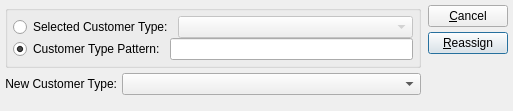
<?xml version="1.0" encoding="UTF-8"?>
<ui version="4.0">
 <comment>This file is part of the xTuple ERP: PostBooks Edition, a free and
open source Enterprise Resource Planning software suite,
Copyright (c) 1999-2019 by OpenMFG LLC, d/b/a xTuple.
It is licensed to you under the Common Public Attribution License
version 1.0, the full text of which (including xTuple-specific Exhibits)
is available at www.xtuple.com/CPAL.  By using this software, you agree
to be bound by its terms.</comment>
 <class>reassignCustomerTypeByCustomerType</class>
 <widget class="QDialog" name="reassignCustomerTypeByCustomerType">
  <property name="geometry">
   <rect>
    <x>0</x>
    <y>0</y>
    <width>513</width>
    <height>111</height>
   </rect>
  </property>
  <property name="windowTitle">
   <string>Reassign Customer Type by Customer Type</string>
  </property>
  <layout class="QHBoxLayout">
   <property name="spacing">
    <number>7</number>
   </property>
   <property name="margin">
    <number>5</number>
   </property>
   <item>
    <layout class="QVBoxLayout">
     <property name="spacing">
      <number>0</number>
     </property>
     <property name="margin">
      <number>0</number>
     </property>
     <item>
      <layout class="QVBoxLayout">
       <property name="spacing">
        <number>5</number>
       </property>
       <property name="margin">
        <number>0</number>
       </property>
       <item>
        <widget class="QGroupBox" name="_classcodeGroup">
         <property name="title">
          <string/>
         </property>
         <layout class="QVBoxLayout">
          <property name="spacing">
           <number>0</number>
          </property>
          <property name="margin">
           <number>5</number>
          </property>
          <item>
           <layout class="QHBoxLayout">
            <property name="spacing">
             <number>5</number>
            </property>
            <property name="margin">
             <number>0</number>
            </property>
            <item>
             <widget class="QRadioButton" name="_selectedCustomerType">
              <property name="text">
               <string>Selected Customer Type:</string>
              </property>
             </widget>
            </item>
            <item>
             <widget class="XComboBox" name="_customerTypes">
              <property name="enabled">
               <bool>false</bool>
              </property>
              <property name="sizePolicy">
               <sizepolicy hsizetype="Expanding" vsizetype="Fixed">
                <horstretch>0</horstretch>
                <verstretch>0</verstretch>
               </sizepolicy>
              </property>
             </widget>
            </item>
           </layout>
          </item>
          <item>
           <layout class="QHBoxLayout">
            <property name="spacing">
             <number>5</number>
            </property>
            <property name="margin">
             <number>0</number>
            </property>
            <item>
             <widget class="QRadioButton" name="_customerTypePattern">
              <property name="text">
               <string>Customer Type Pattern:</string>
              </property>
              <property name="checked">
               <bool>true</bool>
              </property>
             </widget>
            </item>
            <item>
             <widget class="XLineEdit" name="_customerType"/>
            </item>
           </layout>
          </item>
         </layout>
        </widget>
       </item>
       <item>
        <layout class="QHBoxLayout">
         <property name="spacing">
          <number>5</number>
         </property>
         <property name="margin">
          <number>0</number>
         </property>
         <item>
          <widget class="QLabel" name="_newCustomerTypeLit">
           <property name="text">
            <string>New Customer Type:</string>
           </property>
           <property name="alignment">
            <set>Qt::AlignRight|Qt::AlignTrailing|Qt::AlignVCenter</set>
           </property>
          </widget>
         </item>
         <item>
          <widget class="XComboBox" name="_newCustomerType">
           <property name="sizePolicy">
            <sizepolicy hsizetype="Expanding" vsizetype="Fixed">
             <horstretch>0</horstretch>
             <verstretch>0</verstretch>
            </sizepolicy>
           </property>
          </widget>
         </item>
        </layout>
       </item>
      </layout>
     </item>
     <item>
      <spacer>
       <property name="orientation">
        <enum>Qt::Vertical</enum>
       </property>
       <property name="sizeType">
        <enum>QSizePolicy::Expanding</enum>
       </property>
       <property name="sizeHint" stdset="0">
        <size>
         <width>20</width>
         <height>20</height>
        </size>
       </property>
      </spacer>
     </item>
    </layout>
   </item>
   <item>
    <layout class="QVBoxLayout">
     <property name="spacing">
      <number>0</number>
     </property>
     <property name="margin">
      <number>0</number>
     </property>
     <item>
      <layout class="QVBoxLayout">
       <property name="spacing">
        <number>5</number>
       </property>
       <property name="margin">
        <number>0</number>
       </property>
       <item>
        <widget class="QPushButton" name="_close">
         <property name="text">
          <string>&amp;Cancel</string>
         </property>
        </widget>
       </item>
       <item>
        <widget class="QPushButton" name="_reassign">
         <property name="text">
          <string>&amp;Reassign</string>
         </property>
         <property name="default">
          <bool>true</bool>
         </property>
        </widget>
       </item>
      </layout>
     </item>
     <item>
      <spacer>
       <property name="orientation">
        <enum>Qt::Vertical</enum>
       </property>
       <property name="sizeType">
        <enum>QSizePolicy::Expanding</enum>
       </property>
       <property name="sizeHint" stdset="0">
        <size>
         <width>20</width>
         <height>20</height>
        </size>
       </property>
      </spacer>
     </item>
    </layout>
   </item>
  </layout>
 </widget>
 <layoutdefault spacing="6" margin="11"/>
 <customwidgets>
  <customwidget>
   <class>XComboBox</class>
   <extends>QComboBox</extends>
   <header>xcombobox.h</header>
  </customwidget>
  <customwidget>
   <class>XLineEdit</class>
   <extends>QLineEdit</extends>
   <header>xlineedit.h</header>
   <container>1</container>
  </customwidget>
 </customwidgets>
 <tabstops>
  <tabstop>_selectedCustomerType</tabstop>
  <tabstop>_customerTypes</tabstop>
  <tabstop>_customerTypePattern</tabstop>
  <tabstop>_customerType</tabstop>
  <tabstop>_newCustomerType</tabstop>
  <tabstop>_reassign</tabstop>
  <tabstop>_close</tabstop>
 </tabstops>
 <resources/>
 <connections>
  <connection>
   <sender>_customerTypePattern</sender>
   <signal>toggled(bool)</signal>
   <receiver>_customerType</receiver>
   <slot>setEnabled(bool)</slot>
   <hints>
    <hint type="sourcelabel">
     <x>20</x>
     <y>20</y>
    </hint>
    <hint type="destinationlabel">
     <x>20</x>
     <y>20</y>
    </hint>
   </hints>
  </connection>
  <connection>
   <sender>_selectedCustomerType</sender>
   <signal>toggled(bool)</signal>
   <receiver>_customerTypes</receiver>
   <slot>setEnabled(bool)</slot>
   <hints>
    <hint type="sourcelabel">
     <x>20</x>
     <y>20</y>
    </hint>
    <hint type="destinationlabel">
     <x>20</x>
     <y>20</y>
    </hint>
   </hints>
  </connection>
  <connection>
   <sender>_close</sender>
   <signal>clicked()</signal>
   <receiver>reassignCustomerTypeByCustomerType</receiver>
   <slot>reject()</slot>
   <hints>
    <hint type="sourcelabel">
     <x>20</x>
     <y>20</y>
    </hint>
    <hint type="destinationlabel">
     <x>20</x>
     <y>20</y>
    </hint>
   </hints>
  </connection>
 </connections>
</ui>
